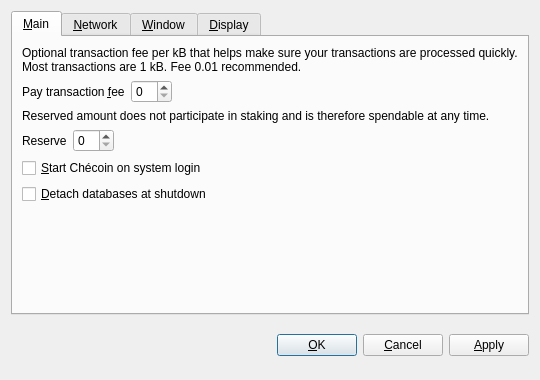
<?xml version="1.0" encoding="UTF-8"?>
<ui version="4.0">
 <class>OptionsDialog</class>
 <widget class="QDialog" name="OptionsDialog">
  <property name="geometry">
   <rect>
    <x>0</x>
    <y>0</y>
    <width>540</width>
    <height>380</height>
   </rect>
  </property>
  <property name="windowTitle">
   <string>Options</string>
  </property>
  <property name="modal">
   <bool>true</bool>
  </property>
  <layout class="QVBoxLayout" name="verticalLayout">
   <item>
    <widget class="QTabWidget" name="tabWidget">
     <property name="tabPosition">
      <enum>QTabWidget::North</enum>
     </property>
     <property name="currentIndex">
      <number>0</number>
     </property>
     <widget class="QWidget" name="tabMain">
      <attribute name="title">
       <string>&amp;Main</string>
      </attribute>
      <layout class="QVBoxLayout" name="verticalLayout_Main">
       <item>
        <widget class="QLabel" name="transactionFeeInfoLabel">
         <property name="text">
          <string>Optional transaction fee per kB that helps make sure your transactions are processed quickly. Most transactions are 1 kB. Fee 0.01 recommended.</string>
         </property>
         <property name="textFormat">
          <enum>Qt::PlainText</enum>
         </property>
         <property name="wordWrap">
          <bool>true</bool>
         </property>
        </widget>
       </item>
       <item>
        <layout class="QHBoxLayout" name="horizontalLayoutFee">
         <item>
          <widget class="QLabel" name="transactionFeeLabel">
           <property name="text">
            <string>Pay transaction &amp;fee</string>
           </property>
           <property name="textFormat">
            <enum>Qt::PlainText</enum>
           </property>
           <property name="buddy">
            <cstring>transactionFee</cstring>
           </property>
          </widget>
         </item>
         <item>
          <widget class="BitcoinAmountField" name="transactionFee"/>
         </item>
         <item>
          <spacer name="horizontalSpacerFee">
           <property name="orientation">
            <enum>Qt::Horizontal</enum>
           </property>
           <property name="sizeHint" stdset="0">
            <size>
             <width>40</width>
             <height>20</height>
            </size>
           </property>
          </spacer>
         </item>
        </layout>
       </item>
       <item>
        <widget class="QLabel" name="reserveBalanceInfoLabel">
         <property name="text">
          <string>Reserved amount does not participate in staking and is therefore spendable at any time.</string>
         </property>
         <property name="textFormat">
          <enum>Qt::PlainText</enum>
         </property>
         <property name="wordWrap">
          <bool>true</bool>
         </property>
        </widget>
       </item>
       <item>
        <layout class="QHBoxLayout" name="horizontalLayoutReserveBalance">
         <item>
          <widget class="QLabel" name="reserveBalanceLabel">
           <property name="text">
            <string>Reserve</string>
           </property>
           <property name="textFormat">
            <enum>Qt::PlainText</enum>
           </property>
           <property name="buddy">
            <cstring>reserveBalance</cstring>
           </property>
          </widget>
         </item>
         <item>
          <widget class="BitcoinAmountField" name="reserveBalance"/>
         </item>
         <item>
          <spacer name="horizontalSpacerReserveBalance">
           <property name="orientation">
            <enum>Qt::Horizontal</enum>
           </property>
           <property name="sizeHint" stdset="0">
            <size>
             <width>40</width>
             <height>20</height>
            </size>
           </property>
          </spacer>
         </item>
        </layout>
       </item>
       <item>
        <widget class="QCheckBox" name="bitcoinAtStartup">
         <property name="toolTip">
          <string>Automatically start Chécoin after logging in to the system.</string>
         </property>
         <property name="text">
          <string>&amp;Start Chécoin on system login</string>
         </property>
        </widget>
       </item>
       <item>
        <widget class="QCheckBox" name="detachDatabases">
         <property name="toolTip">
          <string>Detach block and address databases at shutdown. This means they can be moved to another data directory, but it slows down shutdown. The wallet is always detached.</string>
         </property>
         <property name="text">
          <string>&amp;Detach databases at shutdown</string>
         </property>
        </widget>
       </item>
       <item>
        <spacer name="verticalSpacer_Main">
         <property name="orientation">
          <enum>Qt::Vertical</enum>
         </property>
         <property name="sizeHint" stdset="0">
          <size>
           <width>20</width>
           <height>40</height>
          </size>
         </property>
        </spacer>
       </item>
      </layout>
     </widget>
     <widget class="QWidget" name="tabNetwork">
      <attribute name="title">
       <string>&amp;Network</string>
      </attribute>
      <layout class="QVBoxLayout" name="verticalLayout_Network">
       <item>
        <widget class="QCheckBox" name="mapPortUpnp">
         <property name="toolTip">
          <string>Automatically open the Chécoin client port on the router. This only works when your router supports UPnP and it is enabled.</string>
         </property>
         <property name="text">
          <string>Map port using &amp;UPnP</string>
         </property>
        </widget>
       </item>
       <item>
        <widget class="QCheckBox" name="connectSocks">
         <property name="toolTip">
          <string>Connect to the Chécoin network through a SOCKS proxy (e.g. when connecting through Tor).</string>
         </property>
         <property name="text">
          <string>&amp;Connect through SOCKS proxy:</string>
         </property>
        </widget>
       </item>
       <item>
        <layout class="QHBoxLayout" name="horizontalLayout_Network">
         <item>
          <widget class="QLabel" name="proxyIpLabel">
           <property name="text">
            <string>Proxy &amp;IP:</string>
           </property>
           <property name="textFormat">
            <enum>Qt::PlainText</enum>
           </property>
           <property name="buddy">
            <cstring>proxyIp</cstring>
           </property>
          </widget>
         </item>
         <item>
          <widget class="QValidatedLineEdit" name="proxyIp">
           <property name="maximumSize">
            <size>
             <width>140</width>
             <height>16777215</height>
            </size>
           </property>
           <property name="toolTip">
            <string>IP address of the proxy (e.g. 127.0.0.1)</string>
           </property>
          </widget>
         </item>
         <item>
          <widget class="QLabel" name="proxyPortLabel">
           <property name="text">
            <string>&amp;Port:</string>
           </property>
           <property name="textFormat">
            <enum>Qt::PlainText</enum>
           </property>
           <property name="buddy">
            <cstring>proxyPort</cstring>
           </property>
          </widget>
         </item>
         <item>
          <widget class="QLineEdit" name="proxyPort">
           <property name="maximumSize">
            <size>
             <width>55</width>
             <height>16777215</height>
            </size>
           </property>
           <property name="toolTip">
            <string>Port of the proxy (e.g. 9050)</string>
           </property>
          </widget>
         </item>
         <item>
          <widget class="QLabel" name="socksVersionLabel">
           <property name="text">
            <string>SOCKS &amp;Version:</string>
           </property>
           <property name="textFormat">
            <enum>Qt::PlainText</enum>
           </property>
           <property name="buddy">
            <cstring>socksVersion</cstring>
           </property>
          </widget>
         </item>
         <item>
          <widget class="QValueComboBox" name="socksVersion">
           <property name="toolTip">
            <string>SOCKS version of the proxy (e.g. 5)</string>
           </property>
          </widget>
         </item>
         <item>
          <spacer name="horizontalSpacer_Network">
           <property name="orientation">
            <enum>Qt::Horizontal</enum>
           </property>
           <property name="sizeHint" stdset="0">
            <size>
             <width>40</width>
             <height>20</height>
            </size>
           </property>
          </spacer>
         </item>
        </layout>
       </item>
       <item>
        <spacer name="verticalSpacer_Network">
         <property name="orientation">
          <enum>Qt::Vertical</enum>
         </property>
         <property name="sizeHint" stdset="0">
          <size>
           <width>20</width>
           <height>40</height>
          </size>
         </property>
        </spacer>
       </item>
      </layout>
     </widget>
     <widget class="QWidget" name="tabWindow">
      <attribute name="title">
       <string>&amp;Window</string>
      </attribute>
      <layout class="QVBoxLayout" name="verticalLayout_Window">
       <item>
        <widget class="QCheckBox" name="minimizeToTray">
         <property name="toolTip">
          <string>Show only a tray icon after minimizing the window.</string>
         </property>
         <property name="text">
          <string>&amp;Minimize to the tray instead of the taskbar</string>
         </property>
        </widget>
       </item>
       <item>
        <widget class="QCheckBox" name="minimizeOnClose">
         <property name="toolTip">
          <string>Minimize instead of exit the application when the window is closed. When this option is enabled, the application will be closed only after selecting Quit in the menu.</string>
         </property>
         <property name="text">
          <string>M&amp;inimize on close</string>
         </property>
        </widget>
       </item>
       <item>
        <spacer name="verticalSpacer_Window">
         <property name="orientation">
          <enum>Qt::Vertical</enum>
         </property>
         <property name="sizeHint" stdset="0">
          <size>
           <width>20</width>
           <height>40</height>
          </size>
         </property>
        </spacer>
       </item>
      </layout>
     </widget>
     <widget class="QWidget" name="tabDisplay">
      <attribute name="title">
       <string>&amp;Display</string>
      </attribute>
      <layout class="QVBoxLayout" name="verticalLayout_Display">
       <item>
        <layout class="QHBoxLayout" name="horizontalLayout_1_Display">
         <item>
          <widget class="QLabel" name="langLabel">
           <property name="text">
            <string>User Interface &amp;language:</string>
           </property>
           <property name="textFormat">
            <enum>Qt::PlainText</enum>
           </property>
           <property name="buddy">
            <cstring>lang</cstring>
           </property>
          </widget>
         </item>
         <item>
          <widget class="QValueComboBox" name="lang">
           <property name="toolTip">
            <string>The user interface language can be set here. This setting will take effect after restarting Chécoin.</string>
           </property>
          </widget>
         </item>
        </layout>
       </item>
       <item>
        <layout class="QHBoxLayout" name="horizontalLayout_2_Display">
         <item>
          <widget class="QLabel" name="unitLabel">
           <property name="text">
            <string>&amp;Unit to show amounts in:</string>
           </property>
           <property name="textFormat">
            <enum>Qt::PlainText</enum>
           </property>
           <property name="buddy">
            <cstring>unit</cstring>
           </property>
          </widget>
         </item>
         <item>
          <widget class="QValueComboBox" name="unit">
           <property name="toolTip">
            <string>Choose the default subdivision unit to show in the interface and when sending coins.</string>
           </property>
          </widget>
         </item>
        </layout>
       </item>
       <item>
        <widget class="QCheckBox" name="displayAddresses">
         <property name="toolTip">
          <string>Whether to show Chécoin addresses in the transaction list or not.</string>
         </property>
         <property name="text">
          <string>&amp;Display addresses in transaction list</string>
         </property>
        </widget>
       </item>
       <item>
        <widget class="QCheckBox" name="coinControlFeatures">
         <property name="toolTip">
          <string>Whether to show coin control features or not.</string>
         </property>
         <property name="text">
          <string>Display coin &amp;control features (experts only!)</string>
         </property>
        </widget>
       </item>
       <item>
        <spacer name="verticalSpacer_Display">
         <property name="orientation">
          <enum>Qt::Vertical</enum>
         </property>
         <property name="sizeHint" stdset="0">
          <size>
           <width>20</width>
           <height>40</height>
          </size>
         </property>
        </spacer>
       </item>
      </layout>
     </widget>
    </widget>
   </item>
   <item>
    <layout class="QHBoxLayout" name="horizontalLayout_Buttons">
     <item>
      <spacer name="horizontalSpacer_1">
       <property name="orientation">
        <enum>Qt::Horizontal</enum>
       </property>
       <property name="sizeHint" stdset="0">
        <size>
         <width>40</width>
         <height>48</height>
        </size>
       </property>
      </spacer>
     </item>
     <item>
      <widget class="QLabel" name="statusLabel">
       <property name="font">
        <font>
         <weight>75</weight>
         <bold>true</bold>
        </font>
       </property>
       <property name="text">
        <string/>
       </property>
       <property name="textFormat">
        <enum>Qt::PlainText</enum>
       </property>
       <property name="wordWrap">
        <bool>true</bool>
       </property>
      </widget>
     </item>
     <item>
      <spacer name="horizontalSpacer_2">
       <property name="orientation">
        <enum>Qt::Horizontal</enum>
       </property>
       <property name="sizeHint" stdset="0">
        <size>
         <width>40</width>
         <height>48</height>
        </size>
       </property>
      </spacer>
     </item>
     <item>
      <widget class="QPushButton" name="okButton">
       <property name="text">
        <string>&amp;OK</string>
       </property>
      </widget>
     </item>
     <item>
      <widget class="QPushButton" name="cancelButton">
       <property name="text">
        <string>&amp;Cancel</string>
       </property>
       <property name="autoDefault">
        <bool>false</bool>
       </property>
      </widget>
     </item>
     <item>
      <widget class="QPushButton" name="applyButton">
       <property name="text">
        <string>&amp;Apply</string>
       </property>
       <property name="autoDefault">
        <bool>false</bool>
       </property>
      </widget>
     </item>
    </layout>
   </item>
  </layout>
 </widget>
 <customwidgets>
  <customwidget>
   <class>BitcoinAmountField</class>
   <extends>QSpinBox</extends>
   <header>bitcoinamountfield.h</header>
  </customwidget>
  <customwidget>
   <class>QValueComboBox</class>
   <extends>QComboBox</extends>
   <header>qvaluecombobox.h</header>
  </customwidget>
  <customwidget>
   <class>QValidatedLineEdit</class>
   <extends>QLineEdit</extends>
   <header>qvalidatedlineedit.h</header>
  </customwidget>
 </customwidgets>
 <resources/>
 <connections/>
</ui>
